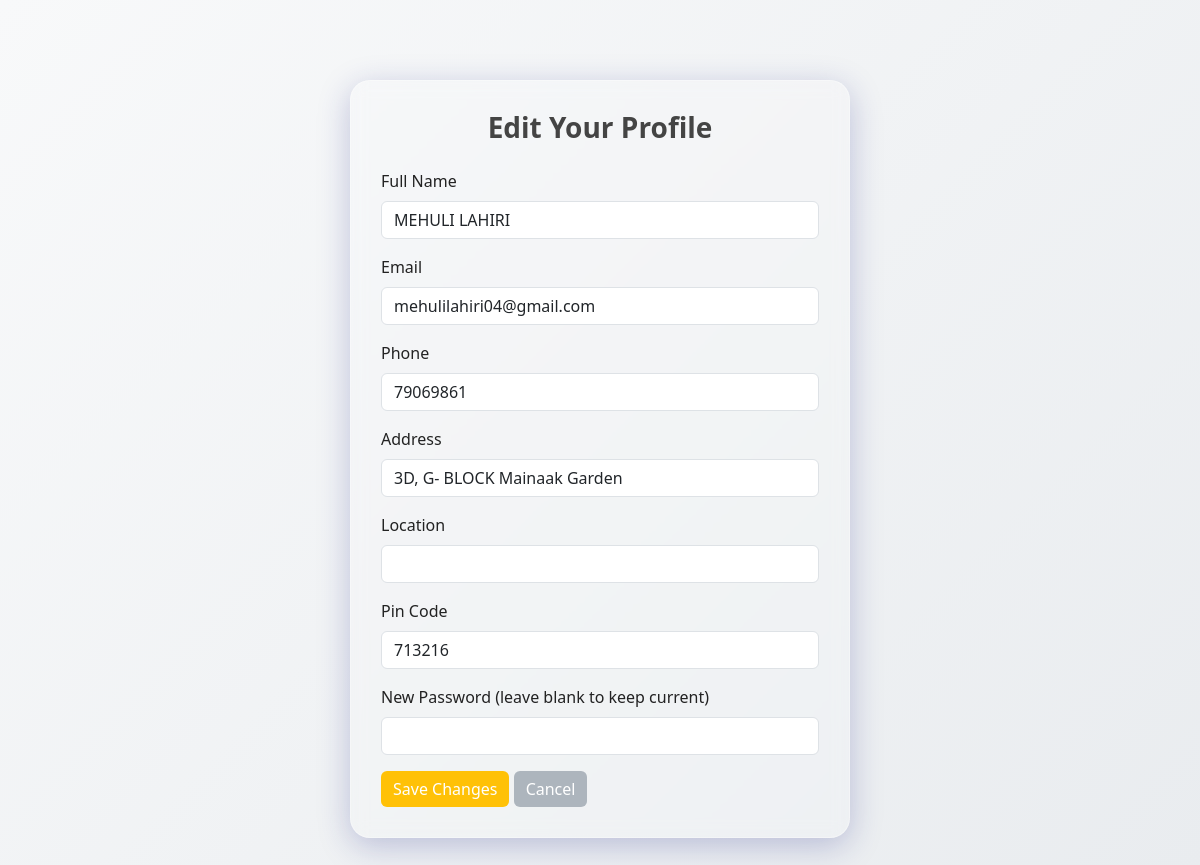
Page /user_edit_profile (signed in) on the earlier database version.
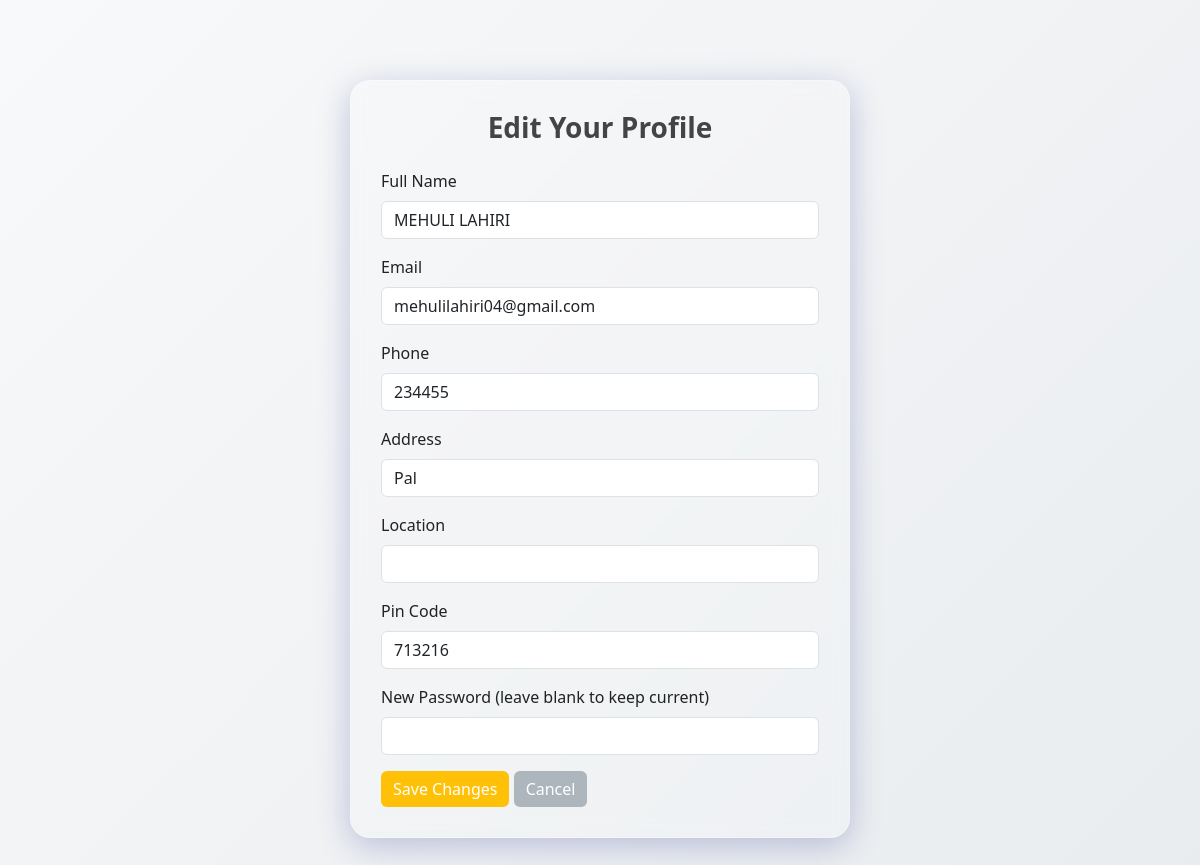
Same page on the later database version.
### backend/models.py (models this page shows, shortened)
class User_Info(db.Model):
    __tablename__ = "user_info"
    id = db.Column(db.Integer, primary_key=True)
    full_name = db.Column(db.String(100))
    user_name = db.Column(db.String(100), unique=True)
    email = db.Column(db.String(120), unique=True)
    pwd = db.Column(db.String(100))
    phone = db.Column(db.String(20))
    address = db.Column(db.String(200))
    pincode = db.Column(db.String(10))
    role = db.Column(db.Integer, default=1)
    reservations = db.relationship('Reservation', backref='user', lazy=True)

### backend/controllers.py (the view, shortened to what this page needs)
    @app.route('/user_edit_profile', methods=['GET', 'POST'])
    def user_edit_profile():
        if 'user_id' not in session:
            return redirect('/login')
        user = User_Info.query.get(session['user_id'])
        return render_template('user_edit_profile.html', user=user)

### templates/user_edit_profile.html (shortened to what this page needs)
<!DOCTYPE html>
<html lang="en">
<head>
  <link rel="stylesheet" href="/static/css/style.css">
  <link href="https://cdn.jsdelivr.net/npm/bootstrap@5.3.0/dist/css/bootstrap.min.css" rel="stylesheet">
</head>
<body>
<div class="container mt-5">
  <div class="profile-card mx-auto" style="max-width: 500px;">
    <h3 class="text-center mb-4">Edit Your Profile</h3>
    <form method="POST">
      <div class="mb-3">
        <label class="form-label">Full Name</label>
        <input type="text" name="full_name" class="form-control" value="{{ user.full_name }}" required>
      </div>
      <div class="mb-3">
        <label class="form-label">Email</label>
        <input type="email" name="email" class="form-control" value="{{ user.email }}" required>
      </div>
      <div class="mb-3">
        <label class="form-label">Phone</label>
        <input type="text" name="phone" class="form-control" value="{{ user.phone }}">
      </div>
      <div class="mb-3">
        <label class="form-label">Address</label>
        <input type="text" name="address" class="form-control" value="{{ user.address }}">
      </div>
      <div class="mb-3">
        <label class="form-label">Location</label>
        <input type="text" name="location" class="form-control" value="{{ user.location }}">
      </div>
      <div class="mb-3">
        <label class="form-label">Pin Code</label>
        <input type="text" name="pincode" class="form-control" value="{{ user.pincode }}">
      </div>
      <div class="mb-3">
        <label class="form-label">New Password (leave blank to keep current)</label>
        <input type="password" name="password" class="form-control">
      </div>
      <button type="submit" class="btn btn-primary">Save Changes</button>
      <a href="/user_dashboard" class="btn btn-secondary">Cancel</a>
    </form>
  </div>
</div>
</body>
</html>

Differences in the rows shown:
changed User_Info "MEHULI LAHIRI": phone "79069861" → "234455"; address "3D, G- BLOCK Mainaak Garden" → "Pal"
